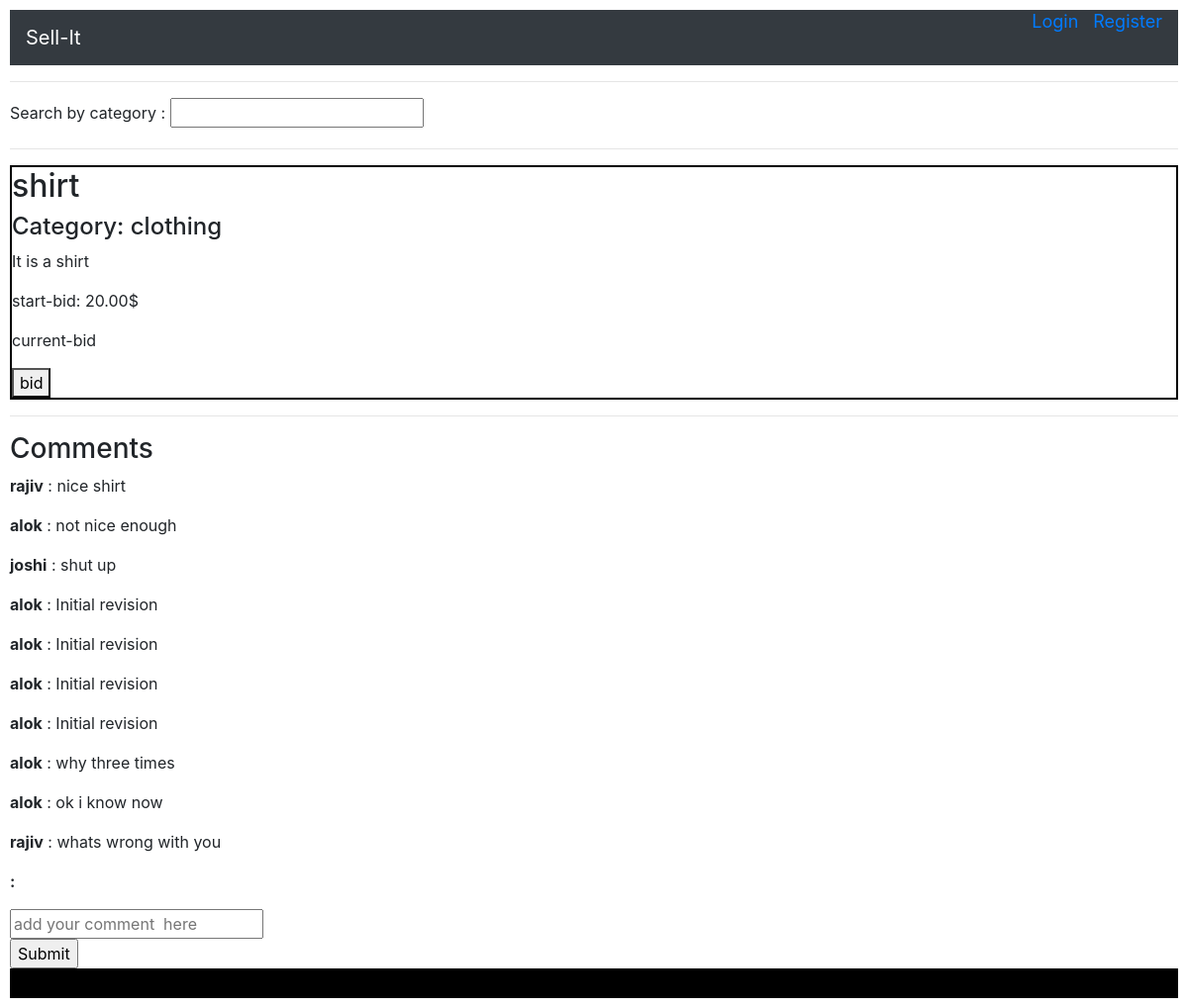
/listing/1, run on the app's committed database.
### auctions/models.py (models this page shows, shortened)
class Listings(models.Model):
    owner = models.ForeignKey(
        User, on_delete=models.CASCADE, related_name="owned_listings")
    title = models.CharField(max_length=64)
    description = models.CharField(max_length=2048)
    starting_bid = models.DecimalField(max_digits=8, decimal_places=2)
    image_url = models.CharField(max_length=2048, blank=True)
    category = models.CharField(max_length=64, blank=True)
    watchlist_user = models.ManyToManyField(
        User, blank=True, related_name='watchlist_item')
    closed = models.BooleanField(default=False)

class Comments(models.Model):
    commented_by = models.ForeignKey(
        User, on_delete=models.CASCADE, related_name="commented")
    commented_on = models.ForeignKey(
        Listings, on_delete=models.CASCADE, related_name="comments")
    comment = models.CharField(max_length=1000)

class User(AbstractUser):
    pass

### auctions/views.py (the view, shortened to what this page needs)
# urls.py: path("listing/<int:pk>", views.listing, name='listing'),
def listing(request, pk):
    lg = Listings.objects.filter(id=pk)
    listing = lg[0]
    comments = Comments.objects.filter(commented_on=pk)
    return render(request, 'auctions/listing.html', {'listing': listing, 'comments': comments})

### auctions/templates/auctions/listing.html (shortened to what this page needs)
{% extends 'auctions/layout.html' %}
{% block body %}
<div>
	<section style='border:2px solid black'>
		<h2>{{listing.title}}</h2>
		<h4>Category: {{ listing.category }}</h4>
		<p>{{listing.description}}</p>
		<p>start-bid: {{listing.starting_bid}}$</p>
		<p>current-bid</p>
		<button>bid</button>
	</section>
</div>
<hr>
<h3>
	Comments
</h3>
{% for comment in comments %}
<div>
	<section>
		<p><strong>{{ comment.commented_by }}</strong> : {{ comment.comment}}</p>
	</section>
</div>
{% empty %}
<p>No one commented on this yet</p>
{% endfor %}
<p><strong>{{ user.username }} :</strong></p>
<form action="{% url 'listing' listing.id %}" method="Post">
	<input type="text" name='comment' placeholder="add your comment  here">
	<br>
	<input type="submit" value='Submit'>
</form>
{% endblock %}

### auctions/static/auctions/styles.css (style rules this page uses)
body { padding: 10px; }

### data on the page
Listings: title "shirt", category "clothing", description "It is a shirt", starting_bid "20.00"
Comments: commented_by "rajiv", comment "nice shirt"
Comments: commented_by "alok", comment "not nice enough"
Comments: commented_by "joshi", comment "shut up"
Comments: commented_by "alok", comment "Initial revision"
Comments: commented_by "alok", comment "Initial revision"
Comments: commented_by "alok", comment "Initial revision"
Comments: commented_by "alok", comment "Initial revision"
Comments: commented_by "alok", comment "why three times"
Comments: commented_by "alok", comment "ok i know now"
Comments: commented_by "rajiv", comment "whats wrong with you"
